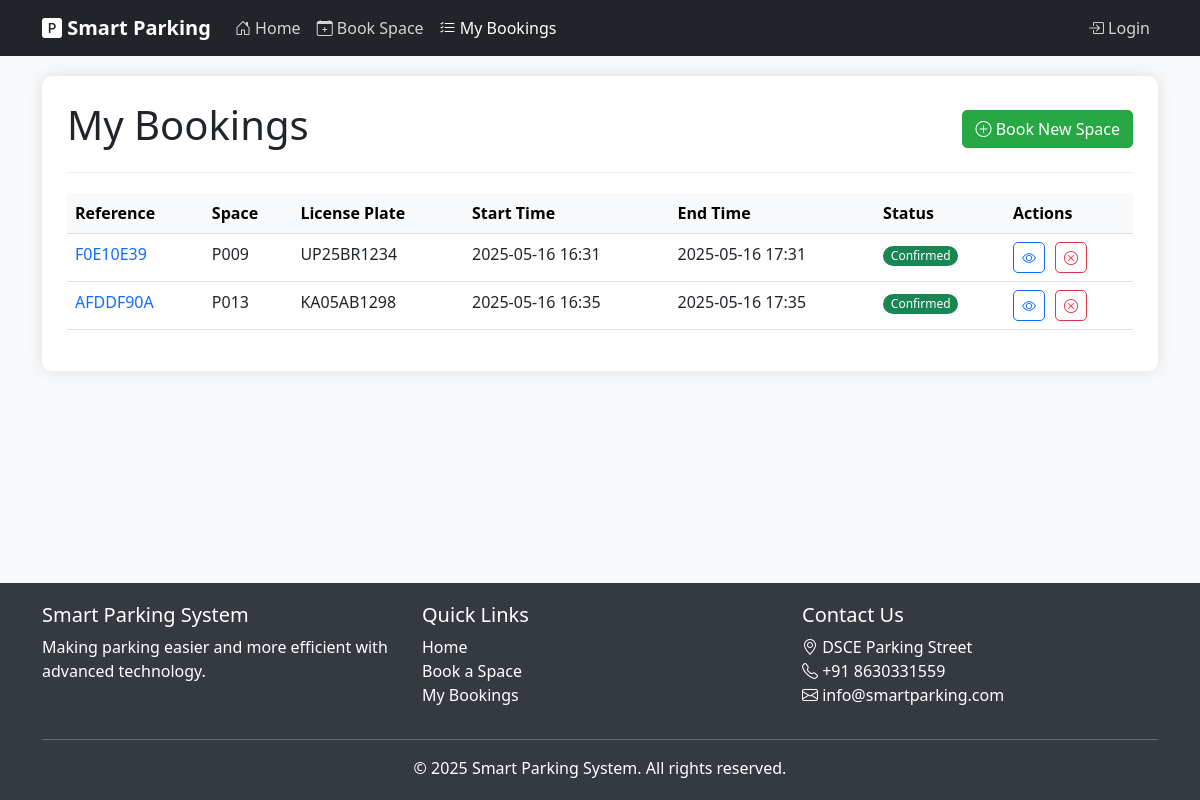
Before: /bookings with the older database file.
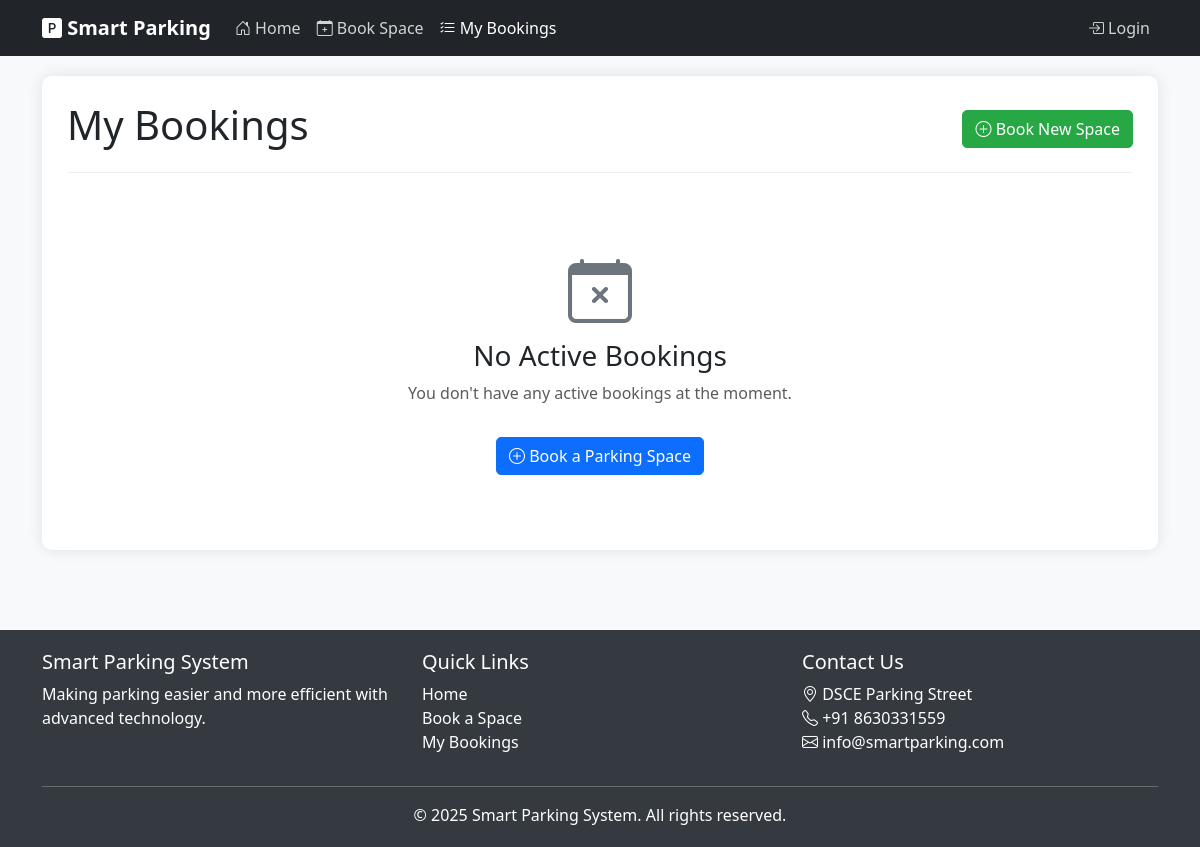
After: the same page with the newer database file.
### models.py (models this page shows, shortened)
class Booking(db.Model):
    id = db.Column(db.Integer, primary_key=True)
    booking_reference = db.Column(db.String(10), unique=True, nullable=False)
    user_id = db.Column(db.Integer, db.ForeignKey('user.id'), nullable=True)  # Can be null for guest bookings
    user_name = db.Column(db.String(100), nullable=False)
    user_email = db.Column(db.String(100), nullable=False)
    vehicle_id = db.Column(db.Integer, db.ForeignKey('vehicle.id'), nullable=True)
    license_plate = db.Column(db.String(20), nullable=False)
    start_time = db.Column(db.DateTime, nullable=False, default=datetime.utcnow)
    end_time = db.Column(db.DateTime, nullable=False)
    is_active = db.Column(db.Boolean, default=True)
    created_at = db.Column(db.DateTime, nullable=False, default=datetime.utcnow)
    parking_space_id = db.Column(db.Integer, db.ForeignKey('parking_space.id'), nullable=False)
    total_price = db.Column(db.Float, nullable=False)
    payment_status = db.Column(db.String(20), default='Pending')  # 'Pending', 'Paid', 'Refunded'
    check_in_time = db.Column(db.DateTime, nullable=True)
    check_out_time = db.Column(db.DateTime, nullable=True)
    selection_method = db.Column(db.String(20), default='Manual')  # 'Auto' or 'Manual'

class ParkingSpace(db.Model):
    id = db.Column(db.Integer, primary_key=True)
    position_x = db.Column(db.Integer, nullable=False)
    position_y = db.Column(db.Integer, nullable=False)
    space_id = db.Column(db.String(10), unique=True, nullable=False)
    zone = db.Column(db.String(20), default='General')  # e.g., 'VIP', 'Disabled', 'General'
    hourly_rate = db.Column(db.Float, default=150.00)  # Default hourly rate in INR (equivalent to ~$2.00)
    is_active = db.Column(db.Boolean, default=True)
    bookings = db.relationship('Booking', backref='parking_space', lazy=True)

### app.py (the view)
@app.route('/bookings')
def view_bookings():
    current_time = datetime.now()
    if 'user_id' in session:
        active_bookings = Booking.query.filter_by(
            user_id=session['user_id'],
            is_active=True
        ).all()
        expired_time = current_time - timedelta(hours=24)
        expired_bookings = Booking.query.filter(
            Booking.user_id == session['user_id'],
            Booking.is_active == True,
            Booking.end_time < current_time,
            Booking.end_time > expired_time
        ).all()
        bookings = active_bookings + expired_bookings
    else:
        bookings = Booking.query.filter_by(is_active=True).all()
    return render_template('bookings.html', bookings=bookings)

### app.py (called while the page is built)
@app.context_processor
def inject_view_functions():
    return dict(view_functions=app.view_functions)

### templates/bookings.html (shortened to what the changed rows need)
{% extends "layout.html" %}
{% block content %}
<div class="bookings-container">
    <div class="booking-header d-flex justify-content-between align-items-center">
        <h1>My Bookings</h1>
    </div>
    {% if bookings %}
        <div class="d-none d-md-block">
            <div class="table-responsive">
                <table class="table table-hover">
                    <thead class="table-light">
                        <tr>
                            <th>Reference</th>
                            <th>Space</th>
                            <th>License Plate</th>
                            <th>Start Time</th>
                            <th>End Time</th>
                            <th>Status</th>
                            <th>Actions</th>
                        </tr>
                    </thead>
                    <tbody>
                        {% for booking in bookings %}
                            <tr>
                                <td>
                                    <a href="{{ url_for('booking_details', reference=booking.booking_reference) }}" class="text-decoration-none">
                                        {{ booking.booking_reference }}
                                    </a>
                                </td>
                                <td>{{ booking.parking_space.space_id }}</td>
                                <td>{{ booking.license_plate }}</td>
                                <td>{{ booking.start_time.strftime('%Y-%m-%d %H:%M') }}</td>
                                <td>{{ booking.end_time.strftime('%Y-%m-%d %H:%M') }}</td>
                                <td>
                                    {% if booking.payment_status == 'Paid' and booking.is_active %}
                                        {% if booking.end_time < now() %}
                                            <span class="badge bg-danger">Expired</span>
                                        {% else %}
                                            <span class="badge bg-success">Confirmed</span>
                                        {% endif %}
                                    {% elif booking.payment_status == 'Pending' %}
                                        <span class="badge bg-warning">Payment Required</span>
                                    {% else %}
                                        <span class="badge bg-secondary">Inactive</span>
                                    {% endif %}
                                </td>
                                <td>
                                    <div class="booking-actions">
                                        <a href="{{ url_for('booking_details', reference=booking.booking_reference) }}" class="btn btn-sm btn-outline-primary">
                                            <i class="bi bi-eye"></i>
                                        </a>
                                        <form method="POST" action="{{ url_for('cancel_booking', booking_id=booking.id) }}" onsubmit="return confirm('Are you sure you want to cancel this booking?');" class="d-inline">
                                            <button type="submit" class="btn btn-sm btn-outline-danger">
                                                <i class="bi bi-x-circle"></i>
                                            </button>
                                        </form>
                                    </div>
                                </td>
                            </tr>
                        {% endfor %}
                    </tbody>
                </table>
            </div>
        </div>
    {% else %}
        <div class="no-bookings">
            <i class="bi bi-calendar-x no-bookings-icon"></i>
            <h3>No Active Bookings</h3>
            <p class="text-muted">You don't have any active bookings at the moment.</p>
            <a href="{{ url_for('book_space') }}" class="btn btn-primary mt-3">
                <i class="bi bi-plus-circle"></i> Book a Parking Space
            </a>
        </div>
    {% endif %}
</div>
{% endblock %}

Changed rows visible on the page:
no longer on this page (row edited): Booking: booking_reference "F0E10E39", parking_space.space_id "P009", license_plate "UP25BR1234", start_time "2025-05-16 16:31", end_time "2025-05-16 17:31", payment_status "Confirmed"
no longer on this page (row edited): Booking: booking_reference "AFDDF90A", parking_space.space_id "P013", license_plate "KA05AB1298", start_time "2025-05-16 16:35", end_time "2025-05-16 17:35", payment_status "Confirmed"
Other visible differences:
text no longer shown: "Reference Space License Plate Start Time End Time Status Actions"
text now shown: "No Active Bookings You don't have any active bookings at the moment. Book a Parking Space"
